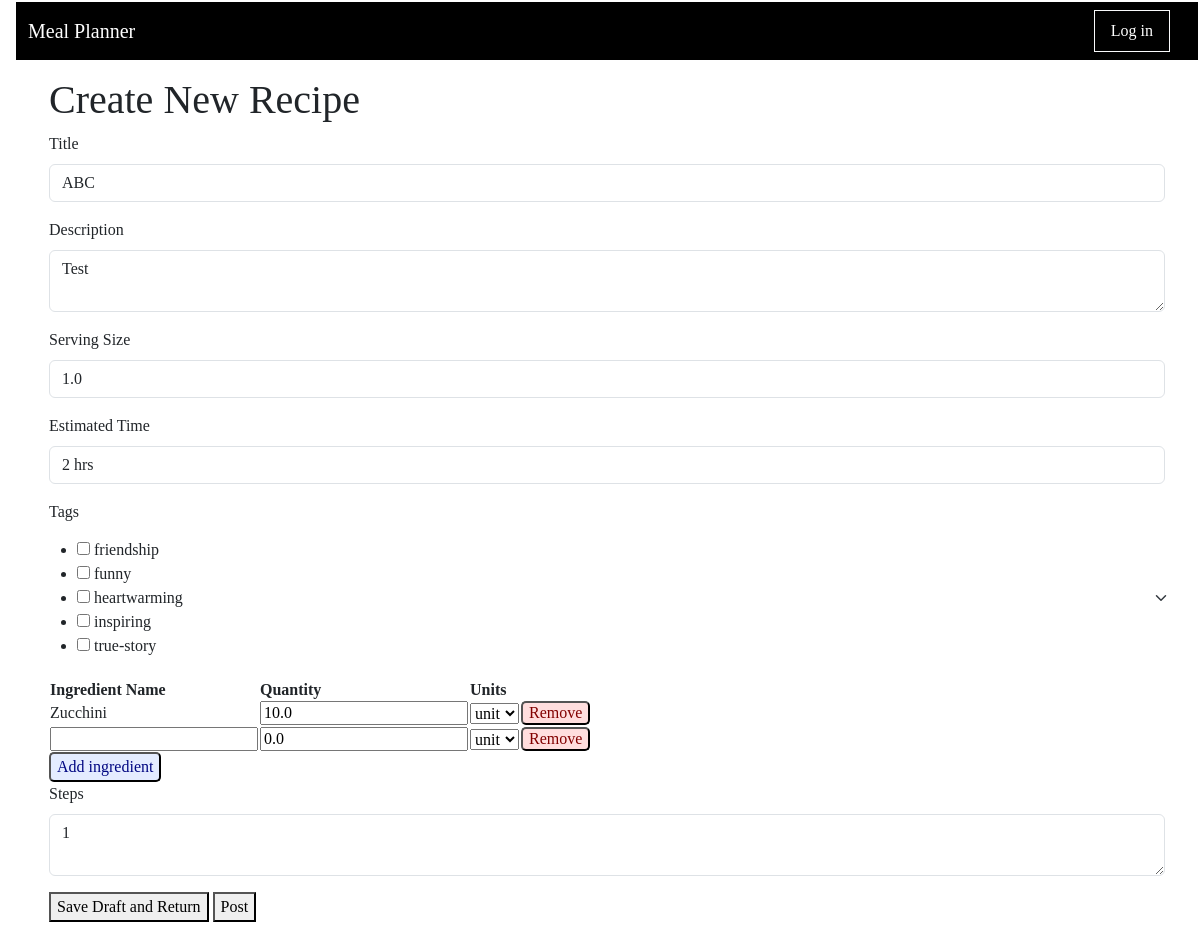
Page /recipe/1/edit on the earlier database version.
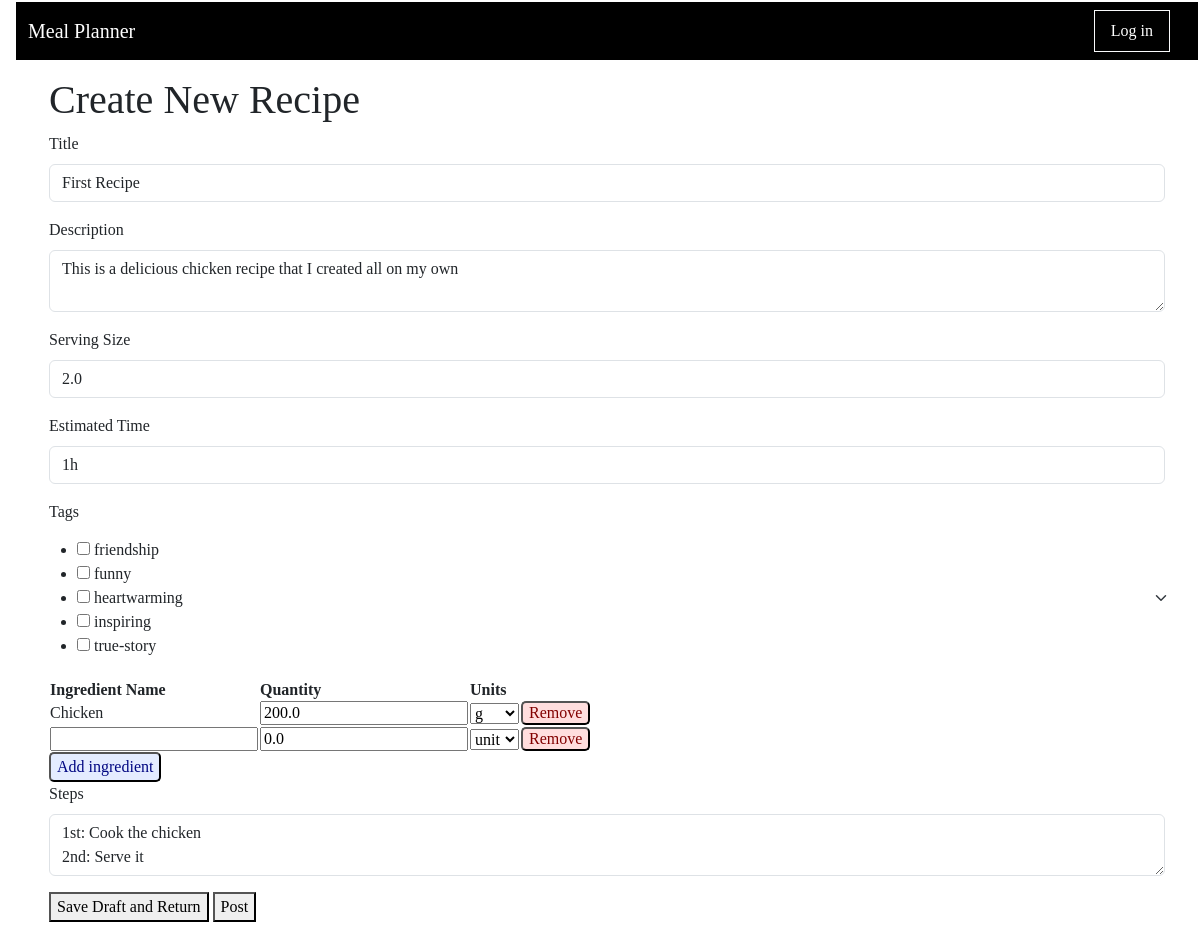
Same page on the later database version.
### app/main/models.py (models this page shows, shortened)
class Recipe(db.Model):
    id : sqlo.Mapped[int] = sqlo.mapped_column(primary_key=True)
    title : sqlo.Mapped[str] = sqlo.mapped_column(sqla.String(150), default="")
    description: sqlo.Mapped[str] = sqlo.mapped_column(sqla.String(1500), default="")
    servingSize : sqlo.Mapped[float] = sqlo.mapped_column(sqla.Float, default=0)
    estimatedTime : sqlo.Mapped[str] = sqlo.mapped_column(sqla.String(25), default="")
    steps : sqlo.Mapped[str] = sqlo.mapped_column(sqla.String, default="")
    timestamp : sqlo.Mapped[Optional[datetime]] = sqlo.mapped_column(default = lambda : datetime.now(timezone.utc))
    is_draft : sqlo.Mapped[bool] = sqlo.mapped_column(sqla.Boolean, default=True)
    user_id : sqlo.Mapped[int] = sqlo.mapped_column(sqla.ForeignKey('user.id'))
    writer : sqlo.Mapped['User'] = sqlo.relationship(back_populates='written_recipes')
    tags: sqlo.WriteOnlyMapped['Tag'] = sqlo.relationship(
        secondary=recipe_tags_table, primaryjoin=(recipe_tags_table.c.recipe_id == id),back_populates='recipes', passive_deletes=True)
    recipe_saved_by_users : sqlo.WriteOnlyMapped['User'] = sqlo.relationship(
        secondary=saved_recipes_table,
        primaryjoin=(saved_recipes_table.c.recipe_id == id),
        back_populates='users_saved_recipes'
    )
    ingredients_used: sqlo.WriteOnlyMapped['RecipeIngredientUse'] = sqlo.relationship(back_populates='recipe_usecase_recipe')
    def get_tags(self):
        return db.session.scalars(self.tags.select()).all()

class Ingredient(db.Model):
    id : sqlo.Mapped[int] = sqlo.mapped_column(primary_key=True)
    name : sqlo.Mapped[str] = sqlo.mapped_column(sqla.String(20), index=True, unique=True)
    recipe_involvements: sqlo.WriteOnlyMapped['RecipeIngredientUse'] = sqlo.relationship(back_populates='recipe_usecase_ingredient')
    userlist_involvements: sqlo.WriteOnlyMapped['UserIngredientListUse'] = sqlo.relationship(back_populates='userlist_ingredient')

### app/main/routes.py (the view, shortened to what this page needs)
@bp_main.route('/recipe/<recipe_id>/edit', methods=['GET', 'POST'])
def editRecipe(recipe_id):
    recipeDraft = db.session.get(Recipe, recipe_id)
    if request.method == "GET":
        ingredient_data = []
        for ingUseCase in db.session.scalars(sqla.select(RecipeIngredientUse).where(RecipeIngredientUse.recipe_id == recipe_id)).all():
            ingredient_data.append({
                "ingredientName": ingUseCase.recipe_usecase_ingredient.name,
                "quantity": ingUseCase.amount,
                "unit": ingUseCase.unit,
                "ingredient_id": ingUseCase.ingredient_id
            })
        ingredient_data.append({
            "ingredientName": "",
            "quantity": 0.0,
            "unit": "",
        })
        rform = RecipeForm(
            title = recipeDraft.title,
            description = recipeDraft.description,
            servingSize = recipeDraft.servingSize,
            estimatedTime = recipeDraft.estimatedTime,
            tags = recipeDraft.get_tags(),
            ingredients = ingredient_data,
            steps = recipeDraft.steps
        )
    else:
        rform = RecipeForm()
    return render_template('create_recipe.html', title="", form=rform, recipe_id=recipe_id)

### app/main/forms.py
class RecipeForm(FlaskForm):
    title = StringField('Title')
    description = TextAreaField('Description', validators=[Length(max=1500)])
    servingSize = FloatField('Serving Size', default=0.0, validators=[Optional()])
    estimatedTime = StringField('Estimated Time', validators=[Length(max=25)])
    tags = QuerySelectMultipleField('Tags', query_factory = lambda : db.session.scalars(sqla.select(Tag).order_by(Tag.name)), get_label= lambda tag: tag.name,
                                   widget = ListWidget(prefix_label=False), option_widget=CheckboxInput())
    ingredients = FieldList(FormField(IngredientForm))
    steps = TextAreaField('Steps')
    submit = SubmitField('Post')

class IngredientForm(Form):
    ingredient_id = HiddenField()
    ingredientName = StringField('Ingredient Name', default="")
    quantity = FloatField('Quantity', default=0.0, validators=[Optional()])
    unit = SelectField('Unit', choices=UNIT_OPTIONS, default="unit")

### meal_planner.py (called while the page is built)
@app.before_request
def initDB(*args, **kwargs):
    if app._got_first_request:
        db.create_all()

### app/main/templates/create_recipe.html (shortened to what this page needs)
{% extends "base.html" %}
{% import 'bootstrap_wtf.html' as wtf %}
{% block content %}
    <h1>Create New Recipe</h1>
    <form action="{{ url_for('main.editRecipe', recipe_id=recipe_id) }}" method="post">
        {{ wtf.form_field(form.title) }}
        {{ wtf.form_field(form.description) }}
        {{ wtf.form_field(form.servingSize) }}
        {{ wtf.form_field(form.estimatedTime) }}
        {{ wtf.form_field(form.tags) }}
        <table class="ingredients-form">
            <tr>
                <th>Ingredient Name</th>
                <th>Quantity</th>
                <th>Units</th>
                <th></th>
            </tr>
        {% for ingredient in form.ingredients %}
            <tr>
                {% if ingredient.ingredientName.data %}
                <td>{{ ingredient.ingredientName.data }}</td>
                {% else %}
                <td>{{ ingredient.ingredientName() }}</td>
                {% endif %}
                <td>{{ ingredient.quantity() }}</td>
                <td>{{ ingredient.unit() }}</td>
                <td><button type="submit" name="action_button" value="{{ingredient.ingredient_id.data}}" class="form-ingredient-remove">Remove</button></td>
            </tr>
        {% endfor %}
        </table>
        <button type="submit" name="action_button" value="add" class="form-ingredient-add">Add ingredient</button>
        {{ wtf.form_field(form.steps) }}
        <button type="submit" name="action_button" value="save" class="form-ingredient-save">Save Draft and Return</button>
        <button type="submit" name="action_button" value="post" class="form-ingredient-post">Post</button>
    </form>
  {% endblock %}

### app/main/templates/bootstrap_wtf.html (shortened to what this page needs)
{% macro form_field(field, autofocus) %}
  {%- if field.type == 'BooleanField' %}
  <div class="form-check mb-3">
    {{ field(class='form-check-input') }}
    {{ field.label(class='form-check-label') }}
  </div>
  {%- elif field.type == 'SelectField' %}
    {{ field.label(class='form-label') }}
    {{ field(class='form-select mb-3') }}
  {%- elif field.type == 'QuerySelectMultipleField' %}
    {{ field.label(class='form-label') }}
    {{ field(class='form-select mb-3 ms-3 border-0') }}
    {%- elif field.type == 'TextAreaField' %}
  <div class="mb-3">
    {{ field.label(class='form-label') }}
    {% if autofocus %}
      {{ field(class='form-control' + (' is-invalid' if field.errors else ''), autofocus=True) }}
    {% else %}
      {{ field(class='form-control' + (' is-invalid' if field.errors else '')) }}
    {% endif %}
  </div>
  {%- elif field.type == 'SubmitField' %}
  {{ field(class='btn btn-primary mb-3 col-2') }}
  {%- else %}
  <div class="mb-3">
    {{ field.label(class='form-label') }}
    {% if autofocus %}
      {{ field(class='form-control' + (' is-invalid' if field.errors else ''), autofocus=True) }}
    {% else %}
      {{ field(class='form-control' + (' is-invalid' if field.errors else '')) }}
    {% endif %}
  </div>
  {%- endif %}
{% endmacro %}

Differences in the rows shown:
removed Ingredient: ingredientName.data "Zucchini"
changed Recipe: title "ABC" → "First Recipe"; description "Test" → "This is a delicious chicken recipe that I created all on my own"; servingSize "1.0" → "2.0"; estimatedTime "2 hrs" → "1h"; steps "1" → "1st: Cook the chicken 2nd: Serve it"
now on this page (row edited): Ingredient: ingredientName.data "Chicken"
changed Ingredient: name "Egg" → "Chicken" (drawn)
Other differences:
new list line: "200.0 g Remove"
list line gone: "10.0 unit Remove"
